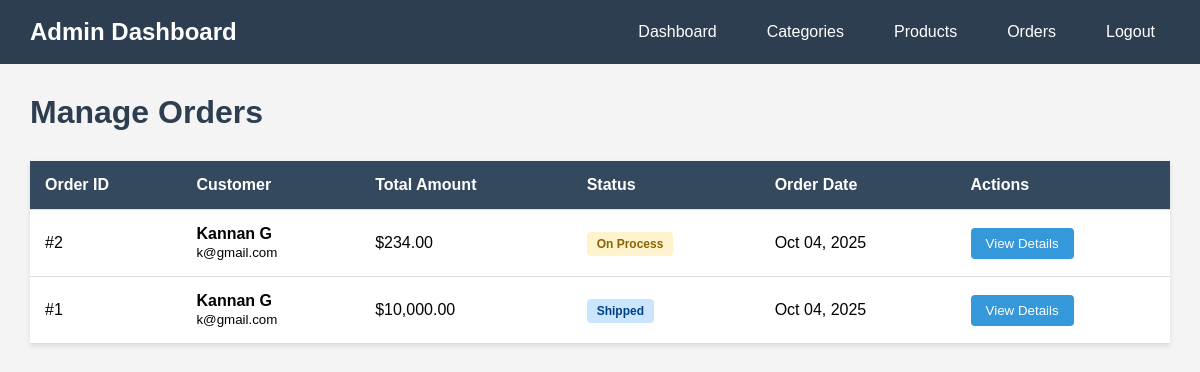
The app's page /admin/orders.php (signed in) with its own data.
### tables this page shows
CREATE TABLE `orders` (
  `id` int(11) NOT NULL,
  `user_id` int(11) NOT NULL,
  `address_id` int(11) NOT NULL,
  `total_amount` decimal(10,2) NOT NULL,
  `status` enum('On Process','Shipped','Delivered') DEFAULT 'On Process',
  `created_at` timestamp NOT NULL DEFAULT current_timestamp()
);

CREATE TABLE `users` (
  `id` int(11) NOT NULL,
  `name` varchar(255) NOT NULL,
  `email` varchar(255) NOT NULL,
  `password` varchar(255) NOT NULL,
  `created_at` timestamp NOT NULL DEFAULT current_timestamp()
);

### config.php (called while the page is built, shortened)
<?php
function formatPrice($price) {
    return '$' . number_format($price, 2);
}
?>

### admin/orders.php (the view, shortened to what this page needs)
<?php
require_once '../config.php';
$conn = getDBConnection();
$orders = $conn->query("
    SELECT o.*, u.name as user_name, u.email as user_email,
    a.full_name, a.phone, a.address_line1, a.address_line2, a.city, a.state, a.pincode
    FROM orders o
    LEFT JOIN users u ON o.user_id = u.id
    LEFT JOIN addresses a ON o.address_id = a.id
    ORDER BY o.created_at DESC
");
?>
<!DOCTYPE html>
<html lang="en">
<head>
</head>
<body>
    <div class="header">
        <h2>Admin Dashboard</h2>
        <nav class="nav">
            <a href="dashboard.php">Dashboard</a>
            <a href="categories.php">Categories</a>
            <a href="products.php">Products</a>
            <a href="orders.php">Orders</a>
            <a href="logout.php">Logout</a>
        </nav>
    </div>
    <div class="container">
        <h1>Manage Orders</h1>
        <table>
            <thead>
                <tr>
                    <th>Order ID</th>
                    <th>Customer</th>
                    <th>Total Amount</th>
                    <th>Status</th>
                    <th>Order Date</th>
                    <th>Actions</th>
                </tr>
            </thead>
            <tbody>
                <?php while($order = $orders->fetch_assoc()): ?>
                <tr>
                    <td>#<?php echo $order['id']; ?></td>
                    <td>
                        <strong><?php echo $order['user_name']; ?></strong><br>
                        <small><?php echo $order['user_email']; ?></small>
                    </td>
                    <td><?php echo formatPrice($order['total_amount']); ?></td>
                    <td>
                        <?php
                        $status_class = 'status-process';
                        if ($order['status'] == 'Shipped') $status_class = 'status-shipped';
                        ?>
                        <span class="status-badge <?php echo $status_class; ?>">
                            <?php echo $order['status']; ?>
                        </span>
                    </td>
                    <td><?php echo date('M d, Y', strtotime($order['created_at'])); ?></td>
                    <td>
                        <button class="btn" onclick='viewOrder(<?php echo json_encode($order); ?>)'>View Details</button>
                    </td>
                </tr>
                <?php endwhile; ?>
            </tbody>
        </table>
    </div>
</body>
</html>

### admin/orders.php (style rules this page uses)
* { margin: 0; padding: 0; box-sizing: border-box; }
body { font-family: Arial, sans-serif; background: #f4f4f4; }
.header { background: #2c3e50; color: white; padding: 15px 30px; display: flex; justify-content: space-between; align-items: center; }
.nav { display: flex; gap: 20px; }
.nav a { color: white; text-decoration: none; padding: 8px 15px; border-radius: 4px; }
.container { padding: 30px; }
h1 { margin-bottom: 30px; color: #2c3e50; }
table { width: 100%; background: white; border-collapse: collapse; box-shadow: 0 2px 5px rgba(0,0,0,0.1); margin-top: 20px; }
th, td { padding: 15px; text-align: left; border-bottom: 1px solid #ddd; }
th { background: #34495e; color: white; }
.btn { padding: 8px 15px; background: #3498db; color: white; border: none; border-radius: 4px; cursor: pointer; }
.status-badge { padding: 5px 10px; border-radius: 4px; font-size: 12px; font-weight: bold; }
.status-process { background: #fff3cd; color: #856404; }
.status-shipped { background: #cce5ff; color: #004085; }

### records on screen
orders: id "2", user.name "Kannan G", user.email "k@gmail.com", total_amount "$234.00", status "On Process", created_at "Oct 04, 2025"
orders: id "1", user.name "Kannan G", user.email "k@gmail.com", total_amount "$10,000.00", status "Shipped", created_at "Oct 04, 2025"
